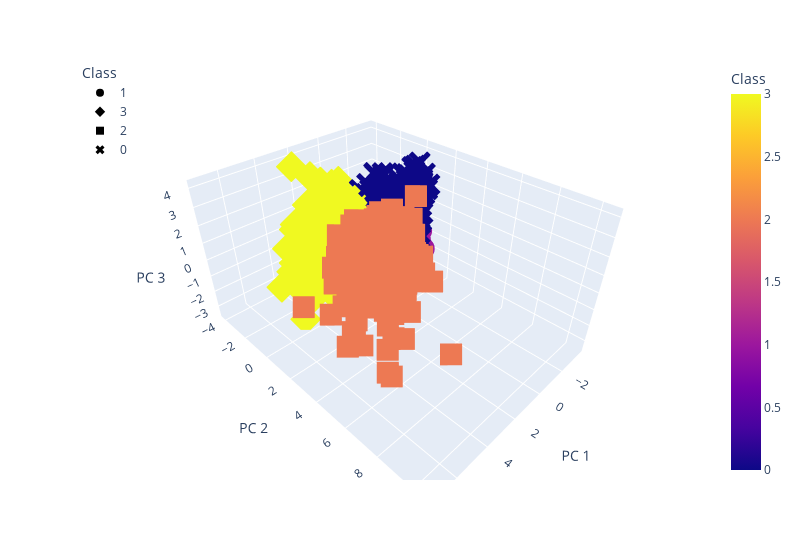

Notebook cell for this chart:
### Code cell
# Creating a 3D-Scatter with the PCA data and the clusters
fig = px.scatter_3d(
   clustered_df,
    x="PC 1",
    y="PC 2",
    z="PC 3",
    color="Class",
    symbol="Class",
    hover_name='song',
    hover_data=['popularity'],
    width=800,
    
   
)
fig.update_layout(legend=dict(x=0, y=1))
fig.show()

### Figure 1 — Plotly figure (JSON) as saved in the notebook; plotly's stock layout.template omitted (floating-point values rounded to 4 significant figures; data arrays with more than 128 entries replaced by an {"elided": "..."} marker saying what was removed)
{"data": [{"customdata": {"elided": "677x1 int values"}, "hovertemplate": "<b>%{hovertext}</b><br><br>Class=%{marker.color}<br>PC 1=%{x}<br>PC 2=%{y}<br>PC 3=%{z}<br>popularity=%{customdata[0]}<extra></extra>", "hovertext": {"elided": "677 str values"}, "legendgroup": "1", "marker": {"color": {"elided": "677 int values"}, "coloraxis": "coloraxis", "symbol": "circle"}, "mode": "markers", "name": "1", "scene": "scene", "showlegend": true, "type": "scatter3d", "x": {"elided": "677 float values"}, "y": {"elided": "677 float values"}, "z": {"elided": "677 float values"}}, {"customdata": {"elided": "534x1 int values"}, "hovertemplate": "<b>%{hovertext}</b><br><br>Class=%{marker.color}<br>PC 1=%{x}<br>PC 2=%{y}<br>PC 3=%{z}<br>popularity=%{customdata[0]}<extra></extra>", "hovertext": {"elided": "534 str values"}, "legendgroup": "3", "marker": {"color": {"elided": "534 int values"}, "coloraxis": "coloraxis", "symbol": "diamond"}, "mode": "markers", "name": "3", "scene": "scene", "showlegend": true, "type": "scatter3d", "x": {"elided": "534 float values"}, "y": {"elided": "534 float values"}, "z": {"elided": "534 float values"}}, {"customdata": {"elided": "315x1 int values"}, "hovertemplate": "<b>%{hovertext}</b><br><br>Class=%{marker.color}<br>PC 1=%{x}<br>PC 2=%{y}<br>PC 3=%{z}<br>popularity=%{customdata[0]}<extra></extra>", "hovertext": {"elided": "315 str values"}, "legendgroup": "2", "marker": {"color": {"elided": "315 int values"}, "coloraxis": "coloraxis", "symbol": "square"}, "mode": "markers", "name": "2", "scene": "scene", "showlegend": true, "type": "scatter3d", "x": {"elided": "315 float values"}, "y": {"elided": "315 float values"}, "z": {"elided": "315 float values"}}, {"customdata": {"elided": "525x1 int values"}, "hovertemplate": "<b>%{hovertext}</b><br><br>Class=%{marker.color}<br>PC 1=%{x}<br>PC 2=%{y}<br>PC 3=%{z}<br>popularity=%{customdata[0]}<extra></extra>", "hovertext": {"elided": "525 str values"}, "legendgroup": "0", "marker": {"color": {"elided": "525 int values"}, "coloraxis": "coloraxis", "symbol": "x"}, "mode": "markers", "name": "0", "scene": "scene", "showlegend": true, "type": "scatter3d", "x": {"elided": "525 float values"}, "y": {"elided": "525 float values"}, "z": {"elided": "525 float values"}}], "layout": {"coloraxis": {"colorbar": {"title": {"text": "Class"}}, "colorscale": [[0, "#0d0887"], [0.1111, "#46039f"], [0.2222, "#7201a8"], [0.3333, "#9c179e"], [0.4444, "#bd3786"], [0.5556, "#d8576b"], [0.6667, "#ed7953"], [0.7778, "#fb9f3a"], [0.8889, "#fdca26"], [1, "#f0f921"]]}, "legend": {"title": {"text": "Class"}, "tracegroupgap": 0, "x": 0, "y": 1}, "margin": {"t": 60}, "scene": {"domain": {"x": [0, 1], "y": [0, 1]}, "xaxis": {"title": {"text": "PC 1"}}, "yaxis": {"title": {"text": "PC 2"}}, "zaxis": {"title": {"text": "PC 3"}}}, "width": 800}}
